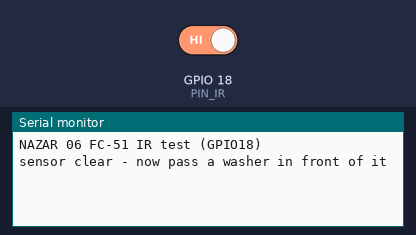
Recording of a sketch running on a simulated ESP32. Shown: the last lines printed to the serial monitor. The test bench sets the inputs (shaded band); at power-on: GPIO 18 (PIN_IR) HIGH.

Above: at 1.5 s.
1.6 s: GPIO 18 (PIN_IR) driven LOW
At 2.8 s:
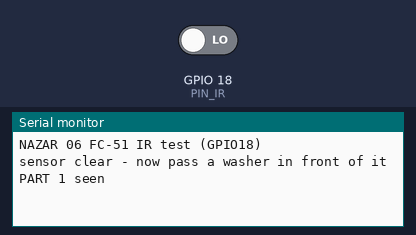
3.1 s: GPIO 18 (PIN_IR) driven HIGH
At 4.0 s:
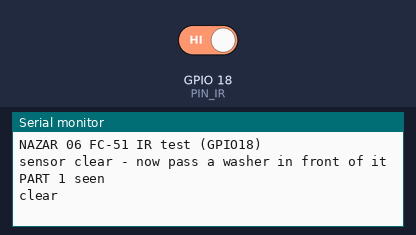

The sketch:

06_fc51_ir.ino
```cpp
/*
  NAZAR bring-up 06 - FC-51 IR part sensor (OUT -> GPIO18, LOW = something in front)
  Wiring: VCC 3V3 (or 5 V with OUT through a divider), GND, OUT 18.
  Prints every change (20 ms debounce, like the main firmware) and counts parts.
  Test: hold a washer 1-2 cm in front - "PART" and the board's green LED. Too far or
  always on: turn the blue potentiometer.
*/
const int PIN_IR = 18;
bool raw = false, stable = false;
uint32_t changedAt = 0, parts = 0, lastAlive = 0;

void setup() {
  Serial.begin(115200);
  delay(300);
  pinMode(PIN_IR, INPUT_PULLUP);
  Serial.println("\nNAZAR 06 FC-51 IR test (GPIO18)");
  Serial.println(digitalRead(PIN_IR) == LOW ? "sensor sees something now (if nothing is there, turn the pot)"
                                            : "sensor clear - now pass a washer in front of it");
}

void loop() {
  uint32_t now = millis();
  bool present = digitalRead(PIN_IR) == LOW;
  if (present != raw) {
    raw = present;
    changedAt = now;
  }
  if (raw != stable && now - changedAt >= 20) {
    stable = raw;
    if (stable) Serial.printf("PART %lu seen\n", (unsigned long)++parts);
    else Serial.println("clear");
  }
  if (now - lastAlive >= 5000) {
    lastAlive = now;
    Serial.printf("(alive) ir=%d parts=%lu\n", stable ? 1 : 0, (unsigned long)parts);
  }
}
```

Measured:
- after the input at 1.6 s, the serial monitor: prints a new line at once (image 1)
- after the input at 3.1 s, the serial monitor: prints a new line at once (image 2)
